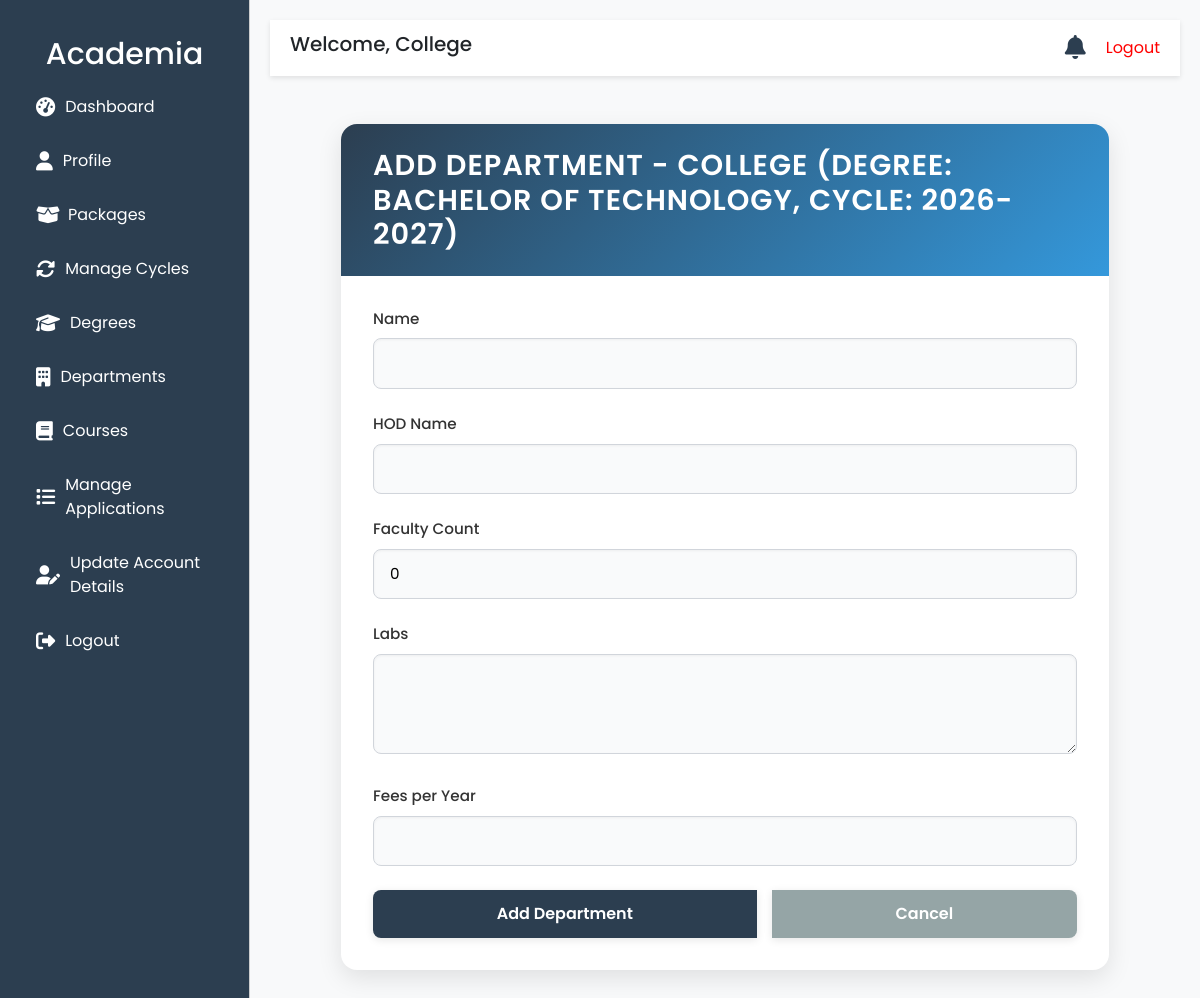
Page /colleges/departments/add/2/?cycle_id=2 (signed in) on the committed database.
### core/models.py (models this page shows, shortened)
class User(AbstractUser):
    USER_TYPE_CHOICES = (
        ('student', 'Student'),
        ('school', 'School'),
        ('college', 'College'),
        ('super_admin', 'Super Admin'),
    )
    user_type = models.CharField(max_length=20, choices=USER_TYPE_CHOICES, default='student')
    is_approved = models.BooleanField(default=False)
    last_login = models.DateTimeField(null=True, blank=True)
    last_logout = models.DateTimeField(null=True, blank=True)
    password_reset_requested_at = models.DateTimeField(null=True, blank=True)
    password_reset_created_at = models.DateTimeField(null=True, blank=True)
    email = models.EmailField(unique=True, error_messages={
        'unique': "A user with that email already exists.",
    })
    objects = CustomUserManager()

### colleges/models.py (models this page shows, shortened)
class CollegeProfile(models.Model):
    user = models.OneToOneField(User, on_delete=models.CASCADE, related_name='college_profile')
    college_name = models.CharField(max_length=255)
    principal_name = models.CharField(max_length=100)
    contact_phone = models.CharField(max_length=15)
    alternate_phone_number = models.CharField(max_length=15, blank=True, null=True)
    contact_email = models.EmailField()
    college_type = models.CharField(
        max_length=50,
        choices=[('Private', 'Private'), ('Government', 'Government'), ('Autonomous', 'Autonomous')]
    )
    affiliation = models.CharField(max_length=100)
    accreditation = models.CharField(
        max_length=100,
        choices=[('AICTE', 'AICTE'), ('NAAC', 'NAAC'), ('NBA', 'NBA'), ('', 'Other')]
    )
    courses_offered = models.TextField(blank=True, null=True)
    streams_available = models.TextField(blank=True, null=True)
    medium_of_instruction = models.CharField(
        max_length=50,
        choices=[('English', 'English'), ('Telugu', 'Telugu'), ('Hindi', 'Hindi'), ('Other', 'Other')],
        blank=True,
        null=True
    )
    established_year = models.IntegerField()
    total_students = models.IntegerField()
    total_faculty = models.IntegerField()
    college_code = models.CharField(max_length=50, blank=True, null=True)
    website = models.URLField(blank=True, null=True)
    hostel_availability = models.BooleanField(default=False)
    hostel_capacity_boys = models.IntegerField(blank=True, null=True)
    hostel_capacity_girls = models.IntegerField(blank=True, null=True)
    library = models.BooleanField(default=False)
    library_books_count = models.IntegerField(blank=True, null=True)
    labs = models.TextField(blank=True, null=True)
    placement_cell = models.BooleanField(default=False)
    placement_percentage = models.FloatField(blank=True, null=True)
    top_recruiters = models.TextField(blank=True, null=True)
    other_facilities = models.TextField(blank=True, null=True)
    street_address = models.CharField(max_length=255)
    city = models.CharField(max_length=100)
    state = models.CharField(max_length=100, blank=True)
    district = models.CharField(max_length=100, blank=True)
    pincode = models.CharField(max_length=10)
    profile_pic = models.ImageField(upload_to='college_logos/', blank=True, null=True)
    accreditation_certificate = models.FileField(upload_to='college_certificates/', blank=True, null=True)
    brochure = models.FileField(upload_to='college_brochures/', blank=True, null=True)
    created_at = models.DateTimeField(default=timezone.now)
    updated_at = models.DateTimeField(default=timezone.now)

class Degree(models.Model):
    college = models.ForeignKey(CollegeProfile, on_delete=models.CASCADE, related_name='degrees')
    cycle = models.ForeignKey(AdmissionCycle, on_delete=models.CASCADE, help_text="The cycle this degree is offered in")
    name = models.CharField(max_length=100)
    duration = models.CharField(max_length=50)
    eligibility_criteria = models.TextField(blank=True)
    class Meta:
        unique_together = ('college', 'cycle', 'name')  # Unique degree name per college and cycle

class AdmissionCycle(models.Model):
    college = models.ForeignKey(CollegeProfile, on_delete=models.CASCADE)
    year = models.CharField(max_length=9)  # Remove unique=True
    start_date = models.DateField()
    end_date = models.DateField()
    is_active = models.BooleanField(default=False)
    is_archived = models.BooleanField(default=False)
    created_at = models.DateTimeField(auto_now_add=True)
    class Meta:
        unique_together = ('college', 'year')  # Ensure year is unique per college

### colleges/views.py (the view)
# urls.py: path('departments/add/<int:degree_id>/', views.add_department, name='add_department'),
@login_required
def add_department(request, degree_id):
    college_profile = get_object_or_404(CollegeProfile, user=request.user)
    degree = get_object_or_404(Degree, id=degree_id, college=college_profile)
    selected_cycle_id = request.GET.get('cycle_id')
    if not selected_cycle_id:
        messages.error(request, "Please select a cycle first.")
        return redirect('colleges:department_list')
    selected_cycle = get_object_or_404(AdmissionCycle, id=selected_cycle_id, college=college_profile)
    if request.method == 'POST':
        form = DepartmentForm(request.POST)
        if form.is_valid():
            department = form.save(commit=False)
            department.college = college_profile
            department.degree = degree
            department.cycle = selected_cycle
            try:
                department.save()
                messages.success(request, f"Department {department.name} added successfully for degree {degree.name}!")
                return redirect(reverse('colleges:department_list') + f'?cycle_id={selected_cycle_id}')
            except IntegrityError:
                messages.error(request, f"Department '{department.name}' already exists for this degree and cycle. Please choose a different name.")
                return redirect(reverse('colleges:add_department', args=[degree_id]) + f'?cycle_id={selected_cycle_id}')
    else:
        form = DepartmentForm()
    return render(request, 'colleges/add_department.html', {'form': form, 'college_profile': college_profile, 'degree': degree, 'selected_cycle': selected_cycle})

### colleges/forms.py
class DepartmentForm(forms.ModelForm):
    class Meta:
        model = Department
        fields = ['name', 'hod_name', 'faculty_count', 'labs', 'fees_per_year']
        widgets = {
            'labs': forms.Textarea(attrs={'rows': 3}),
        }

### core/context_processors.py (called while the page is built)
def notifications(request):
    if request.user.is_authenticated:
        user_notifications = Notification.objects.filter(user=request.user).order_by('-created_at')[:5]
        unread_count = Notification.objects.filter(user=request.user, is_read=False).count()
    else:
        user_notifications = []
        unread_count = 0
    return {
        'notifications': user_notifications,
        'unread_notifications_count': unread_count,
    }

### colleges/templates/colleges/add_department.html (shortened to what this page needs)
{% extends 'colleges/base.html' %}
{% block content %}
<div class="add-department-container mt-5">
    <div class="card">
        <div class="card-header">
            <h3>Add Department - {{ college_profile.college_name }} (Degree: {{ degree.name }}, Cycle: {{ selected_cycle.year }})</h3>
        </div>
        <div class="card-body">
            <form method="post">
                <div class="form-group">
                    <label for="{{ form.name.id_for_label }}">Name</label>
                    {{ form.name }}
                </div>
                <div class="form-group">
                    <label for="{{ form.hod_name.id_for_label }}">HOD Name</label>
                    {{ form.hod_name }}
                </div>
                <div class="form-group">
                    <label for="{{ form.faculty_count.id_for_label }}">Faculty Count</label>
                    {{ form.faculty_count }}
                </div>
                <div class="form-group">
                    <label for="{{ form.labs.id_for_label }}">Labs</label>
                    {{ form.labs }}
                </div>
                <div class="form-group">
                    <label for="{{ form.fees_per_year.id_for_label }}">Fees per Year</label>
                    {{ form.fees_per_year }}
                </div>
                <div class="btn-group">
                    <button type="submit" class="btn btn-primary">Add Department</button>
                    <a href="{% url 'colleges:department_list' %}?cycle_id={{ selected_cycle.id }}" class="btn btn-secondary">Cancel</a>
                </div>
            </form>
        </div>
    </div>
</div>
{% endblock %}

### colleges/templates/colleges/base.html (shortened to what this page needs)
<!DOCTYPE html>
<html lang="en">
<head>
    <link href="https://cdn.jsdelivr.net/npm/bootstrap@5.3.0/dist/css/bootstrap.min.css" rel="stylesheet">
    <link rel="stylesheet" href="https://cdnjs.cloudflare.com/ajax/libs/font-awesome/6.4.0/css/all.min.css">
</head>
<body>
    <div class="sidebar offcanvas offcanvas-start" tabindex="-1" id="sidebarMenu" aria-labelledby="sidebarMenuLabel">
        <div class="offcanvas-body">
            <h4 class="text-center sidebar-header" style="font-size: 30px !important;">Academia</h4>
            <a href="{% url 'colleges:dashboard' %}">
                <i class="fas fa-tachometer-alt"></i> Dashboard
            </a>
            <a href="{% url 'colleges:college_profile' %}">
                <i class="fas fa-user"></i> Profile
            </a>
            <a href="{% url 'colleges:packages' %}">
                <i class="fas fa-box-open me-2"></i> Packages
            </a>
            <a href="{% url 'colleges:cycle_list' %}">
                <i class="fas fa-sync-alt"></i> Manage Cycles
            </a>
            <a href="{% url 'colleges:degree_list' %}">
                <i class="fas fa-graduation-cap"></i> Degrees
            </a>
            <a href="{% url 'colleges:department_list' %}">
                <i class="fas fa-building"></i> Departments
            </a>
            <a href="{% url 'colleges:course_list_all' %}">
                <i class="fas fa-book"></i> Courses
            </a>
            {% if user.is_authenticated and user.user_type == 'college' and user.college_profile %}
                <a href="{% url 'colleges:manage_applications' college_id=user.college_profile.id %}">
                    <i class="fas fa-list"></i> Manage Applications
                </a>
            {% else %}
                <a href="#" class="disabled">
                    <i class="fas fa-list"></i> Manage Applications (Profile Required)
                </a>
            {% endif %}
            <a href="{% url 'colleges:update_college_details' %}" class="text-indigo-600 hover:underline"> <i class="fas fa-user-edit"></i>Update Account Details</a>
            <a href="{% url 'core:logout' %}">
                <i class="fas fa-sign-out-alt"></i> Logout
            </a>
        </div>
    </div>
    <div class="main-content">
        <div class="top-bar">
            <div class="d-flex align-items-center">
                <h5 class="welcome-text">Welcome, {{ user.college_profile.college_name|default:user.username }}</h5>
            </div>
            <div class="d-flex align-items-center">
                <div class="notifications-wrapper">
                    <a href="#" class="notifications-icon" data-bs-toggle="dropdown" aria-expanded="false" id="notificationTrigger">
                        <i class="fas fa-bell"></i>
                    </a>
                </div>
                <a href="{% url 'core:logout' %}" class="" style="color: red; text-decoration:none;">Logout</a>
            </div>
        </div>
        {% block content %}
        {% endblock %}
    </div>
</body>
</html>

### colleges/templates/colleges/base.html (style rules this page uses)
body { font-family: 'Poppins', sans-serif; background-color: #f8f9fa; }
.sidebar { min-height: 100vh; background-color: #2C3E50; color: white; padding-top: 20px; position: fixed; width: 250px !important; top: 0; left: 0; z-index: 2000; display: block !important; visibility: visible !important; opacity: 1 !important; }
.sidebar a { color: white; padding: 15px 20px; display: flex; align-items: center; text-decoration: none; }
.sidebar a i { margin-right: 10px; font-size: 1.2rem; }
.main-content { margin-left: 250px; padding: 20px; }
.top-bar { background-color: white; padding: 10px 20px; box-shadow: 0 2px 5px rgba(0, 0, 0, 0.1); display: flex; justify-content: space-between; align-items: center; z-index: 1000; }
.notifications-wrapper { position: relative; margin-right: 20px; }
.notifications-icon { font-size: 1.5rem; color: #2C3E50; cursor: pointer; position: relative; }
.card { border: none; box-shadow: 0 2px 10px rgba(0, 0, 0, 0.1); margin-bottom: 20px; }
@media (min-width: 1150px) { .sidebar.offcanvas { display: block !important; transform: none !important; visibility: visible !important; } }
@media (min-width: 1150px) { .welcome-text { display: inline !important; } }
@media (min-width: 1150px) { .sidebar-header { display: block !important; } }

### colleges/templates/colleges/add_department.html (style rules this page uses)
.add-department-container { max-width: 800px; margin: 2.5rem auto; padding: 0 1rem; }
.card { border: none; border-radius: 16px; box-shadow: 0 8px 24px rgba(0, 0, 0, 0.1); overflow: hidden; background: #ffffff; transition: transform 0.3s ease; }
.card-header { background: linear-gradient(135deg, #2C3E50 0%, #3498DB 100%); color: #ffffff; padding: 1.5rem 2rem; border-bottom: none; border-radius: 16px 16px 0 0; }
.card-header h3 { margin: 0; font-size: 1.8rem; font-weight: 600; text-transform: uppercase; letter-spacing: 1px; }
.card-body { padding: 2rem; }
.form-group { margin-bottom: 1.5rem; }
.form-group label { font-weight: 500; color: #333333; margin-bottom: 0.5rem; display: block; font-size: 0.95rem; }
.form-group input, .form-group textarea { width: 100%; padding: 0.8rem 1rem; border: 1px solid #d1d5db; border-radius: 8px; font-size: 0.95rem; background: #f9fafb; transition: all 0.3s ease; box-shadow: inset 0 1px 3px rgba(0, 0, 0, 0.05); }
.form-group textarea { resize: vertical; min-height: 100px; }
.btn-group { display: flex; gap: 1rem; margin-top: 1.5rem; }
.btn { padding: 0.75rem 1.5rem; font-size: 1rem; border-radius: 8px; transition: all 0.3s ease; font-weight: 600; box-shadow: 0 2px 8px rgba(0, 0, 0, 0.1); }
.btn-primary { background-color: #2C3E50; border: none; color: #ffffff; }
.btn-secondary { background-color: #95A5A6; border: none; color: #ffffff; }

### rows in the picture
User: college_profile.college_name "College"
CollegeProfile: college_name "COLLEGE"
Degree: name "BACHELOR OF TECHNOLOGY"
AdmissionCycle: year "2026-2027"
